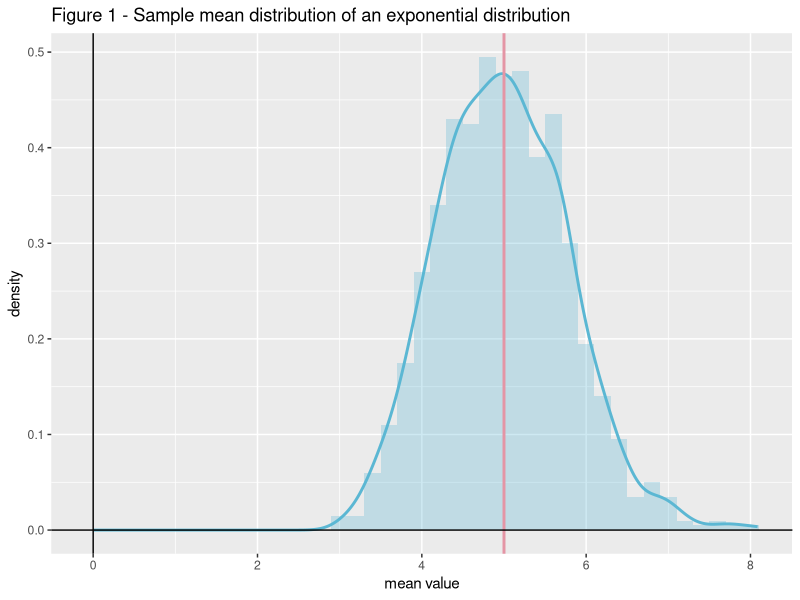
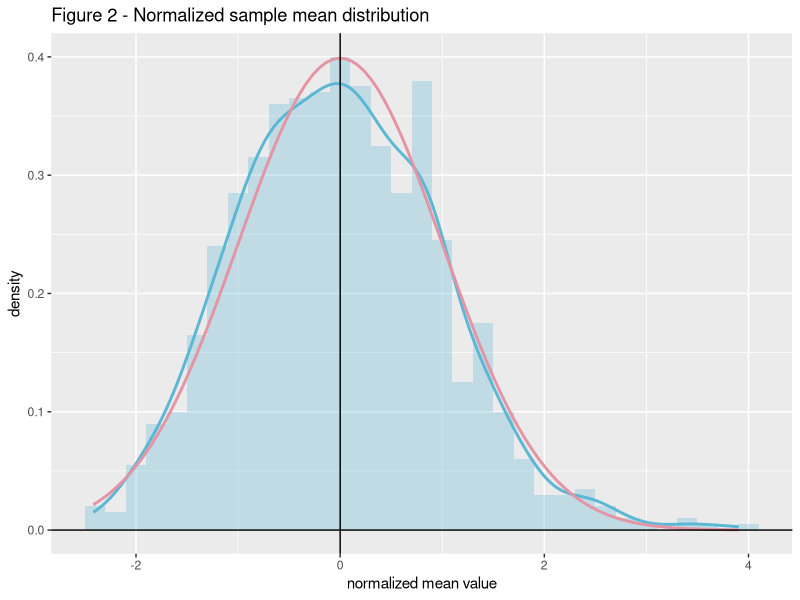
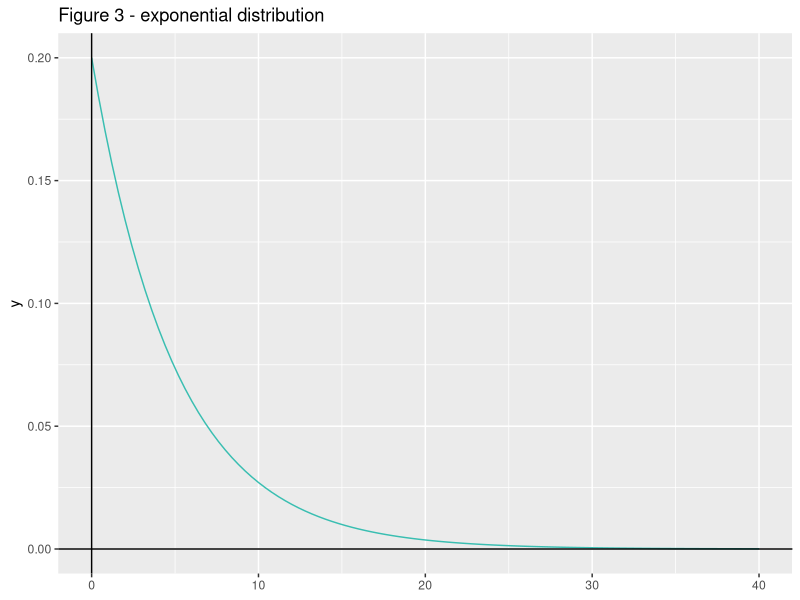

Generate these figures, in order, with R:
## ---- chunk 1
set.seed(20150815)
library(ggplot2)
## ---- chunk 2
n <- 40
lambda <- 1/5
nbSim <- 1000
expMatrix <- matrix(rexp(n*nbSim, lambda), nbSim)
## ---- chunk 3
expMeans <- apply(expMatrix, 1, mean)
## ---- chunk 4
expMeansFrm <- data.frame(meanSim=expMeans)

g <- ggplot(expMeansFrm, aes(x=meanSim))
g <- g + geom_histogram(aes(y=..density..), alpha = .30, binwidth=0.2, linetype="blank", fill=hcl(220, 50, 70))
g <- g + geom_density(size = 1, color = hcl(220, 50, 70))
g <- g + geom_vline(xintercept = 1/lambda, size = 1, color = hcl(0, 50, 70))
g <- g + geom_vline(xintercept = 0, size = .5, color = "black")
g <- g + geom_hline(yintercept = 0, size = .5, color = "black")
g <- g + ggtitle("Figure 1 - Sample mean distribution of an exponential distribution")
g <- g + labs(x="mean value")
g
## ---- chunk 5
expMeansMean <- mean(expMeans)
## ---- chunk 6
expMeansVar <- var(expMeans)
## ---- chunk 7
cfunc <- function(x) (mean(x) - 1/lambda) * sqrt(n) * lambda
expMeansNorm = apply(expMatrix, 1, cfunc)
## ---- chunk 8
expMatrixNormFrm <- data.frame(meanSimNorm=expMeansNorm)

g <- ggplot(expMatrixNormFrm, aes(x=meanSimNorm))
g <- g + geom_histogram(aes(y=..density..), alpha = .30, binwidth=0.2, linetype="blank", fill=hcl(220, 50, 70))
g <- g + geom_density(size = 1, color = hcl(220, 50, 70))
g <- g + stat_function(fun = dnorm, size = 1, color = hcl(0, 50, 70))
g <- g + geom_vline(xintercept = 0, size = .5, color = "black")
g <- g + geom_hline(yintercept = 0, size = .5, color = "black")
g <- g + ggtitle("Figure 2 - Normalized sample mean distribution")
g <- g + labs(x="normalized mean value")
g
## ---- chunk 9
expValues <- expMatrix
dim(expValues) <- NULL

expValuesFrm <- data.frame(expValues=expValues)

g <- ggplot(data.frame(x = c(0, 40)), aes(x))
g <- g + stat_function(fun = dexp, args = list(rate = lambda), size = .5, color = hcl(180, 50, 70))
g <- g + geom_vline(xintercept = 0, size = .5, color = "black")
g <- g + geom_hline(yintercept = 0, size = .5, color = "black")
g <- g + ggtitle("Figure 3 - exponential distribution")
g <- g + labs(x=NULL)
g

